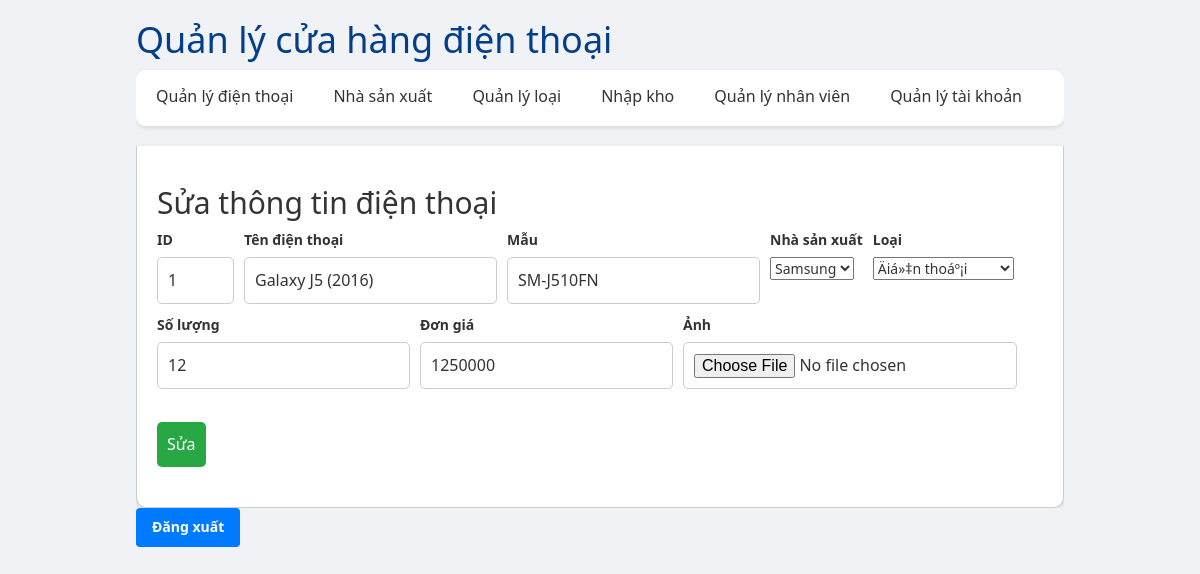
The app's page /admin/?page=editPhone&id=1 (signed in) with its own data.
### tables this page shows
CREATE TABLE `phone` (
  `id` int(11) NOT NULL,
  `name` varchar(255) NOT NULL,
  `model` varchar(255) NOT NULL,
  `producer_id` int(12) NOT NULL,
  `phonetype_id` int(12) NOT NULL,
  `quantity` int(11) NOT NULL DEFAULT 0,
  `price` decimal(10,2) NOT NULL,
  `img` varchar(255) NOT NULL DEFAULT ''
);

CREATE TABLE `producer` (
  `id` int(11) NOT NULL,
  `name` varchar(255) NOT NULL,
  `email` mediumtext NOT NULL
);

CREATE TABLE `phonetype` (
  `id` int(12) NOT NULL,
  `name` varchar(255) NOT NULL
);

### admin/pages/phone/edit.php (the view, shortened to what this page needs)
<?php
include '../config/db.php';
if ($_SERVER['REQUEST_METHOD'] == 'POST') {
    $target_dir = "upload/img/phone/";
    $id = $_POST['id'];
    $name = $_POST['name'];
    $model = $_POST['model'];
    $producer = $_POST['producer'];
    $phonetype = $_POST['phonetype'];
    $quantity = $_POST['quantity'];
    $price = $_POST['price'];
    if (isset($_FILES["img"]) && $_FILES["img"]["size"] != 0) {
        $image = generateRandomString() . ".jpg";
        $full_path = $target_dir . $image;
        if(!move_uploaded_file($_FILES["img"]["tmp_name"], $full_path)) {
            echo("Error: Cannot upload image!");
            die();
        }
        $_image = ", img='$image'";
        $sql = "select img from phone where id = '$id';";
        $result = $conn->query($sql);
        if ($result->num_rows > 0) {
            $r = $result->fetch_assoc();
            $old_image = $r["img"];
            $dir = $target_dir . $old_image;
            if (!is_dir($dir)) {
                if (file_exists($dir)) {
                    unlink($dir);
                }
            }
        }
    } else {
        $_image = "";
    }
    $sql = "UPDATE phone SET name='$name', model='$model', producer_id='$producer', phonetype_id='$phonetype', quantity = '$quantity', price='$price' $_image WHERE id = $id";
    if (!$conn->query($sql)) {
        echo "Error updating record: " . $conn->error;
        die();
    }
    $conn->close();
    echo "<script>window.location.href='/admin/?page=phone&list=1';</script>";
    exit();
} else {
    $id = $_GET['id'];
    $sql = "SELECT * FROM phone WHERE id = '$id'";
    $result = $conn->query($sql);
    if ($result->num_rows > 0) {
        $row = $result->fetch_assoc();
    } else {
        redirect("/admin/?page=phone&list=1");
    }
}
?>
<link rel="stylesheet" href="/admin/pages/phone/styles.css">
<main>
    <section class="edit-phone">
        <h2>Sửa thông tin điện thoại</h2>
        <form action="/admin/?page=editPhone" method="post" enctype="multipart/form-data">
            <div>
                <label for="id">ID</label><br>
                <input type="text" name="id" value="<?php echo $row['id']; ?>" size="1" readonly>
            </div>
            <div>
            <label for="name">Tên điện thoại</label><br>
                <input type="text" id="name" name="name" placeholder="Tên điện thoại" value="<?php echo $row['name']; ?>" required>
            </div>
            <div>
                <label for="model">Mẫu</label><br>
                <input type="text" id="model" name="model" placeholder="Mẫu" value="<?php echo $row['model']; ?>" required>
            </div>
            <div>
                <label for="producer">Nhà sản xuất</label><br>
                <select name="producer">
                    <?php
                        $sql = "SELECT id, name FROM producer;";
                        $result = $conn->query($sql);
                        if ($result->num_rows > 0) {
                            while($r = $result->fetch_assoc()) {
                                echo '<option value="' . $r['id'] . '"' . ($row['producer_id'] == $r['id'] ? 'selected="selected"' : '') . '>' . $r['name'] . '</option>';
                            }
                        } else {
                            echo "<option value=\"0\">null</option>";
                        }
                    ?>
                </select>
            </div>
            <div>
                <label for="phonetype">Loại</label><br>
                <select name="phonetype">
                    <?php
                        $sql = "SELECT id, name FROM phonetype;";
                        $result = $conn->query($sql);
                        if ($result->num_rows > 0) {
                            while($r = $result->fetch_assoc()) {
                                echo '<option value="' . $r['id'] . '"' . ($row['phonetype_id'] == $r['id'] ? 'selected="selected"' : '') . '>' . $r['name'] . '</option>';
                            }
                        } else {
                            echo "<option value=\"0\">null</option>";
                        }
                    ?>
                </select>
            </div>
            <div>
                <label for="quantity">Số lượng</label><br>
                <input type="number" id="quantity" name="quantity" placeholder="Số luong" value="<?php echo $row['quantity']; ?>" size="1" required>
            </div>
            <div>
                <label for="price">Đơn giá</label><br>
                <input type="number" id="price" name="price" placeholder="Giá (VND)" value="<?php echo round($row['price'], 0); ?>" size="5" required>
            </div>
            <div>
                <label for="img">Ảnh</label><br>
                <input type="file" name="img" id="img" accept="image/*">
            </div>
            <div>
                <br>
                <button type="submit" value="upload">Sửa</button>
            </div>
        </form>
    </section>
</main>

### admin/css/styles.css (style rules this page uses)
body { font-family: Arial, sans-serif; background-color: #f4f4f4; margin: 0; padding: 0; }
body, h1, p, button { margin: 0; padding: 0; }
body { font-family: 'Segoe UI', Tahoma, Geneva, Verdana, sans-serif; background-color: #f0f2f5; color: #333; line-height: 1.6; padding: 20px; }

### admin/pages/phone/styles.css (style rules this page uses)
body { font-family: Arial, sans-serif; background-color: #f4f4f4; margin: 0; padding: 0; }
.add-phone, .phone-list, .edit-phone { margin-bottom: 20px; }
.add-phone form, .edit-phone form { display: flex; flex-wrap: wrap; gap: 10px; }
.add-phone input, .add-phone button, .edit-phone input, .edit-phone button { padding: 10px; font-size: 16px; border: 1px solid #ccc; border-radius: 5px; }
.add-phone button, .edit-phone button { background-color: #28a745; color: #fff; border: none; cursor: pointer; }
body, h1, p, button { margin: 0; padding: 0; }
body { font-family: 'Segoe UI', Tahoma, Geneva, Verdana, sans-serif; background-color: #f0f2f5; color: #333; line-height: 1.6; padding: 20px; }

### admin/index.php (style rules this page uses)
body, h1, p, button { margin: 0; padding: 0; }
body { font-family: 'Segoe UI', Tahoma, Geneva, Verdana, sans-serif; background-color: #f0f2f5; color: #333; line-height: 1.6; padding: 20px; }

### records on screen
phone: id "1", name "Galaxy J5 (2016)", model "SM-J510FN", producer "Samsung", phonetype "Äiá»‡n thoáº¡i", quantity "12", price "1250000"
